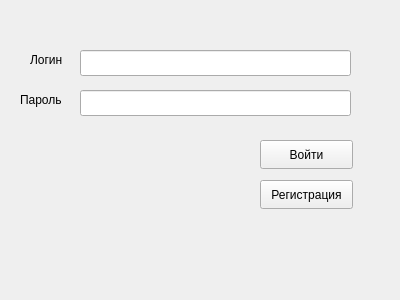
<?xml version="1.0" encoding="UTF-8"?>
<ui version="4.0">
 <class>LoginWindow</class>
 <widget class="QWidget" name="LoginWindow">
  <property name="geometry">
   <rect>
    <x>0</x>
    <y>0</y>
    <width>400</width>
    <height>300</height>
   </rect>
  </property>
  <property name="windowTitle">
   <string>Form</string>
  </property>
  <widget class="QLabel" name="label">
   <property name="geometry">
    <rect>
     <x>30</x>
     <y>50</y>
     <width>63</width>
     <height>20</height>
    </rect>
   </property>
   <property name="text">
    <string>Логин</string>
   </property>
  </widget>
  <widget class="QLineEdit" name="lineEdit_login">
   <property name="geometry">
    <rect>
     <x>80</x>
     <y>50</y>
     <width>271</width>
     <height>26</height>
    </rect>
   </property>
  </widget>
  <widget class="QLabel" name="label_2">
   <property name="geometry">
    <rect>
     <x>20</x>
     <y>90</y>
     <width>63</width>
     <height>20</height>
    </rect>
   </property>
   <property name="text">
    <string>Пароль</string>
   </property>
  </widget>
  <widget class="QLineEdit" name="lineEdit_password">
   <property name="geometry">
    <rect>
     <x>80</x>
     <y>90</y>
     <width>271</width>
     <height>26</height>
    </rect>
   </property>
   <property name="echoMode">
    <enum>QLineEdit::EchoMode::Password</enum>
   </property>
  </widget>
  <widget class="QPushButton" name="btn_login">
   <property name="geometry">
    <rect>
     <x>260</x>
     <y>140</y>
     <width>93</width>
     <height>29</height>
    </rect>
   </property>
   <property name="text">
    <string>Войти</string>
   </property>
  </widget>
  <widget class="QPushButton" name="btn_reg">
   <property name="geometry">
    <rect>
     <x>260</x>
     <y>180</y>
     <width>93</width>
     <height>29</height>
    </rect>
   </property>
   <property name="text">
    <string>Регистрация</string>
   </property>
  </widget>
 </widget>
 <resources/>
 <connections/>
</ui>
